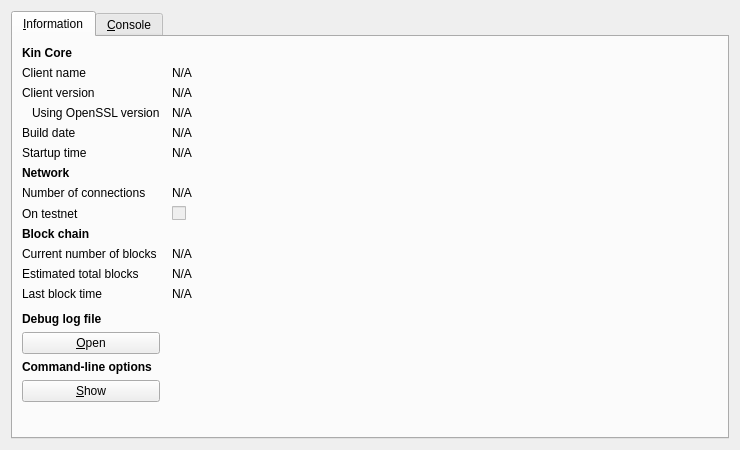
<?xml version="1.0" encoding="UTF-8"?>
<ui version="4.0">
 <class>RPCConsole</class>
 <widget class="QDialog" name="RPCConsole">
  <property name="geometry">
   <rect>
    <x>0</x>
    <y>0</y>
    <width>740</width>
    <height>450</height>
   </rect>
  </property>
  <property name="windowTitle">
   <string>Kin - Debug window</string>
  </property>
  <layout class="QVBoxLayout" name="verticalLayout_2">
   <item>
    <widget class="QTabWidget" name="tabWidget">
     <property name="currentIndex">
      <number>0</number>
     </property>
     <widget class="QWidget" name="tab_info">
      <attribute name="title">
       <string>&amp;Information</string>
      </attribute>
      <layout class="QGridLayout" name="gridLayout" columnstretch="0,1">
       <property name="horizontalSpacing">
        <number>12</number>
       </property>
       <item row="0" column="0">
        <widget class="QLabel" name="label_9">
         <property name="font">
          <font>
           <weight>75</weight>
           <bold>true</bold>
          </font>
         </property>
         <property name="text">
          <string>Kin Core</string>
         </property>
        </widget>
       </item>
       <item row="1" column="0">
        <widget class="QLabel" name="label_5">
         <property name="text">
          <string>Client name</string>
         </property>
        </widget>
       </item>
       <item row="1" column="1">
        <widget class="QLabel" name="clientName">
         <property name="cursor">
          <cursorShape>IBeamCursor</cursorShape>
         </property>
         <property name="text">
          <string>N/A</string>
         </property>
         <property name="textFormat">
          <enum>Qt::PlainText</enum>
         </property>
         <property name="textInteractionFlags">
          <set>Qt::LinksAccessibleByMouse|Qt::TextSelectableByKeyboard|Qt::TextSelectableByMouse</set>
         </property>
        </widget>
       </item>
       <item row="2" column="0">
        <widget class="QLabel" name="label_6">
         <property name="text">
          <string>Client version</string>
         </property>
        </widget>
       </item>
       <item row="2" column="1">
        <widget class="QLabel" name="clientVersion">
         <property name="cursor">
          <cursorShape>IBeamCursor</cursorShape>
         </property>
         <property name="text">
          <string>N/A</string>
         </property>
         <property name="textFormat">
          <enum>Qt::PlainText</enum>
         </property>
         <property name="textInteractionFlags">
          <set>Qt::LinksAccessibleByMouse|Qt::TextSelectableByKeyboard|Qt::TextSelectableByMouse</set>
         </property>
        </widget>
       </item>
       <item row="3" column="0">
        <widget class="QLabel" name="label_14">
         <property name="text">
          <string>Using OpenSSL version</string>
         </property>
         <property name="indent">
          <number>10</number>
         </property>
        </widget>
       </item>
       <item row="3" column="1">
        <widget class="QLabel" name="openSSLVersion">
         <property name="cursor">
          <cursorShape>IBeamCursor</cursorShape>
         </property>
         <property name="text">
          <string>N/A</string>
         </property>
         <property name="textFormat">
          <enum>Qt::PlainText</enum>
         </property>
         <property name="textInteractionFlags">
          <set>Qt::LinksAccessibleByMouse|Qt::TextSelectableByKeyboard|Qt::TextSelectableByMouse</set>
         </property>
        </widget>
       </item>
       <item row="4" column="0">
        <widget class="QLabel" name="label_12">
         <property name="text">
          <string>Build date</string>
         </property>
        </widget>
       </item>
       <item row="4" column="1">
        <widget class="QLabel" name="buildDate">
         <property name="cursor">
          <cursorShape>IBeamCursor</cursorShape>
         </property>
         <property name="text">
          <string>N/A</string>
         </property>
         <property name="textFormat">
          <enum>Qt::PlainText</enum>
         </property>
         <property name="textInteractionFlags">
          <set>Qt::LinksAccessibleByMouse|Qt::TextSelectableByKeyboard|Qt::TextSelectableByMouse</set>
         </property>
        </widget>
       </item>
       <item row="5" column="0">
        <widget class="QLabel" name="label_13">
         <property name="text">
          <string>Startup time</string>
         </property>
        </widget>
       </item>
       <item row="5" column="1">
        <widget class="QLabel" name="startupTime">
         <property name="cursor">
          <cursorShape>IBeamCursor</cursorShape>
         </property>
         <property name="text">
          <string>N/A</string>
         </property>
         <property name="textFormat">
          <enum>Qt::PlainText</enum>
         </property>
         <property name="textInteractionFlags">
          <set>Qt::LinksAccessibleByMouse|Qt::TextSelectableByKeyboard|Qt::TextSelectableByMouse</set>
         </property>
        </widget>
       </item>
       <item row="6" column="0">
        <widget class="QLabel" name="label_11">
         <property name="font">
          <font>
           <weight>75</weight>
           <bold>true</bold>
          </font>
         </property>
         <property name="text">
          <string>Network</string>
         </property>
        </widget>
       </item>
       <item row="7" column="0">
        <widget class="QLabel" name="label_7">
         <property name="text">
          <string>Number of connections</string>
         </property>
        </widget>
       </item>
       <item row="7" column="1">
        <widget class="QLabel" name="numberOfConnections">
         <property name="cursor">
          <cursorShape>IBeamCursor</cursorShape>
         </property>
         <property name="text">
          <string>N/A</string>
         </property>
         <property name="textFormat">
          <enum>Qt::PlainText</enum>
         </property>
         <property name="textInteractionFlags">
          <set>Qt::LinksAccessibleByMouse|Qt::TextSelectableByKeyboard|Qt::TextSelectableByMouse</set>
         </property>
        </widget>
       </item>
       <item row="8" column="0">
        <widget class="QLabel" name="label_8">
         <property name="text">
          <string>On testnet</string>
         </property>
        </widget>
       </item>
       <item row="8" column="1">
        <widget class="QCheckBox" name="isTestNet">
         <property name="enabled">
          <bool>false</bool>
         </property>
         <property name="text">
          <string/>
         </property>
        </widget>
       </item>
       <item row="9" column="0">
        <widget class="QLabel" name="label_10">
         <property name="font">
          <font>
           <weight>75</weight>
           <bold>true</bold>
          </font>
         </property>
         <property name="text">
          <string>Block chain</string>
         </property>
        </widget>
       </item>
       <item row="10" column="0">
        <widget class="QLabel" name="label_3">
         <property name="text">
          <string>Current number of blocks</string>
         </property>
        </widget>
       </item>
       <item row="10" column="1">
        <widget class="QLabel" name="numberOfBlocks">
         <property name="cursor">
          <cursorShape>IBeamCursor</cursorShape>
         </property>
         <property name="text">
          <string>N/A</string>
         </property>
         <property name="textFormat">
          <enum>Qt::PlainText</enum>
         </property>
         <property name="textInteractionFlags">
          <set>Qt::LinksAccessibleByMouse|Qt::TextSelectableByKeyboard|Qt::TextSelectableByMouse</set>
         </property>
        </widget>
       </item>
       <item row="11" column="0">
        <widget class="QLabel" name="label_4">
         <property name="text">
          <string>Estimated total blocks</string>
         </property>
        </widget>
       </item>
       <item row="11" column="1">
        <widget class="QLabel" name="totalBlocks">
         <property name="cursor">
          <cursorShape>IBeamCursor</cursorShape>
         </property>
         <property name="text">
          <string>N/A</string>
         </property>
         <property name="textFormat">
          <enum>Qt::PlainText</enum>
         </property>
         <property name="textInteractionFlags">
          <set>Qt::LinksAccessibleByMouse|Qt::TextSelectableByKeyboard|Qt::TextSelectableByMouse</set>
         </property>
        </widget>
       </item>
       <item row="12" column="0">
        <widget class="QLabel" name="label_2">
         <property name="text">
          <string>Last block time</string>
         </property>
        </widget>
       </item>
       <item row="12" column="1">
        <widget class="QLabel" name="lastBlockTime">
         <property name="cursor">
          <cursorShape>IBeamCursor</cursorShape>
         </property>
         <property name="text">
          <string>N/A</string>
         </property>
         <property name="textFormat">
          <enum>Qt::PlainText</enum>
         </property>
         <property name="textInteractionFlags">
          <set>Qt::LinksAccessibleByMouse|Qt::TextSelectableByKeyboard|Qt::TextSelectableByMouse</set>
         </property>
        </widget>
       </item>
       <item row="13" column="0">
        <spacer name="verticalSpacer_2">
         <property name="orientation">
          <enum>Qt::Vertical</enum>
         </property>
         <property name="sizeHint" stdset="0">
          <size>
           <width>20</width>
           <height>20</height>
          </size>
         </property>
        </spacer>
       </item>
       <item row="14" column="0">
        <widget class="QLabel" name="labelDebugLogfile">
         <property name="font">
          <font>
           <weight>75</weight>
           <bold>true</bold>
          </font>
         </property>
         <property name="text">
          <string>Debug log file</string>
         </property>
        </widget>
       </item>
       <item row="15" column="0">
        <widget class="QPushButton" name="openDebugLogfileButton">
         <property name="toolTip">
          <string>Open the Kin debug log file from the current data directory. This can take a few seconds for large log files.</string>
         </property>
         <property name="text">
          <string>&amp;Open</string>
         </property>
         <property name="autoDefault">
          <bool>false</bool>
         </property>
        </widget>
       </item>
       <item row="16" column="0">
        <widget class="QLabel" name="labelCLOptions">
         <property name="font">
          <font>
           <weight>75</weight>
           <bold>true</bold>
          </font>
         </property>
         <property name="text">
          <string>Command-line options</string>
         </property>
        </widget>
       </item>
       <item row="17" column="0">
        <widget class="QPushButton" name="showCLOptionsButton">
         <property name="toolTip">
          <string>Show the Kin-Qt help message to get a list with possible Kin command-line options.</string>
         </property>
         <property name="text">
          <string>&amp;Show</string>
         </property>
         <property name="autoDefault">
          <bool>false</bool>
         </property>
        </widget>
       </item>
       <item row="18" column="0">
        <spacer name="verticalSpacer">
         <property name="orientation">
          <enum>Qt::Vertical</enum>
         </property>
         <property name="sizeHint" stdset="0">
          <size>
           <width>20</width>
           <height>40</height>
          </size>
         </property>
        </spacer>
       </item>
      </layout>
     </widget>
     <widget class="QWidget" name="tab_console">
      <attribute name="title">
       <string>&amp;Console</string>
      </attribute>
      <layout class="QVBoxLayout" name="verticalLayout_3">
       <property name="spacing">
        <number>3</number>
       </property>
       <item>
        <widget class="QTextEdit" name="messagesWidget">
         <property name="minimumSize">
          <size>
           <width>0</width>
           <height>100</height>
          </size>
         </property>
         <property name="readOnly">
          <bool>true</bool>
         </property>
         <property name="tabKeyNavigation" stdset="0">
          <bool>false</bool>
         </property>
         <property name="columnCount" stdset="0">
          <number>2</number>
         </property>
        </widget>
       </item>
       <item>
        <layout class="QHBoxLayout" name="horizontalLayout">
         <property name="spacing">
          <number>3</number>
         </property>
         <item>
          <widget class="QLabel" name="label">
           <property name="text">
            <string notr="true">&gt;</string>
           </property>
          </widget>
         </item>
         <item>
          <widget class="QLineEdit" name="lineEdit"/>
         </item>
         <item>
          <widget class="QPushButton" name="clearButton">
           <property name="maximumSize">
            <size>
             <width>24</width>
             <height>24</height>
            </size>
           </property>
           <property name="toolTip">
            <string>Clear console</string>
           </property>
           <property name="text">
            <string/>
           </property>
           <property name="icon">
            <iconset resource="../bitcoin.qrc">
             <normaloff>:/icons/remove</normaloff>:/icons/remove</iconset>
           </property>
           <property name="shortcut">
            <string notr="true">Ctrl+L</string>
           </property>
           <property name="autoDefault">
            <bool>false</bool>
           </property>
          </widget>
         </item>
        </layout>
       </item>
      </layout>
     </widget>
    </widget>
   </item>
  </layout>
 </widget>
 <resources>
  <include location="../bitcoin.qrc"/>
 </resources>
 <connections/>
</ui>
